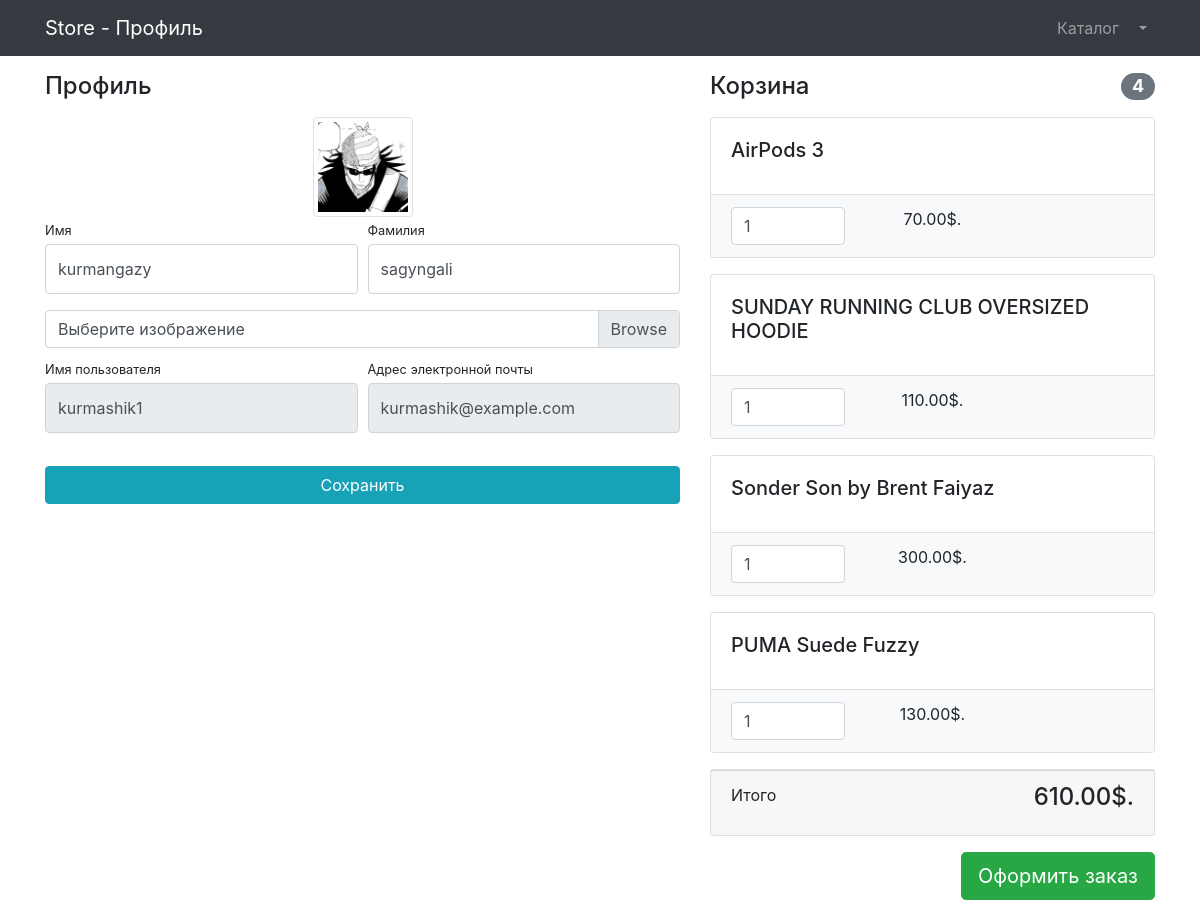
The app's page /users/profile/ (signed in) with its own data.
### users/models.py (models this page shows)
class Users(AbstractUser):
    image = models.ImageField(upload_to='users_images',blank=True, null=True)

### storeProducts/models.py (models this page shows, shortened)
class Basket(models.Model):
    user = models.ForeignKey(to=Users, on_delete=models.CASCADE)
    product = models.ForeignKey(to=storeProducts, on_delete=models.CASCADE)
    quantity = models.PositiveIntegerField(default=0)
    created_timestamp = models.DateTimeField(auto_now_add=True)
    objects = BasketQuerySet.as_manager()
    def sum(self):
        return self.product.price * self.quantity

class storeProducts(models.Model):
    name = models.CharField(max_length=255)
    price = models.DecimalField(max_digits=10, decimal_places=2)
    description = models.TextField(blank=True)
    quantity = models.PositiveIntegerField()
    image = models.TextField()
    category = models.ForeignKey(
    storeCategories,
    on_delete=models.CASCADE,
    null=True,
    blank=True
)
    class Meta:
        verbose_name = 'Product'
        verbose_name_plural = 'Products'

### users/views.py (the view)
# urls.py: path('profile/', user_views.profile_view, name='profile'),
@login_required
def profile_view(request):
    if request.method == 'POST':
        form = UserProfileForm(instance=request.user, data=request.POST, files=request.FILES)
        if form.is_valid():
            form.save()
            return HttpResponseRedirect(reverse('users:profile'))
        else:
            print(form.errors)
    else:
        form = UserProfileForm(instance=request.user)
    context = {
        'title': 'Store - Профиль',
        'form': form,
        'baskets': Basket.objects.filter(user=request.user)
       }
    return render(request, 'users/profile.html', context)

### users/forms.py
class UserProfileForm(UserChangeForm):
    first_name = forms.CharField(widget=forms.TextInput(attrs={
        'class': 'form-control py-4'}))
    last_name = forms.CharField(widget=forms.TextInput(attrs={
        'class': 'form-control py-4'}))
    image = forms.ImageField(widget=forms.FileInput(attrs={
        'class': 'custom-file-input'}),required=False)
    username = forms.CharField(widget=forms.TextInput(attrs={
        'class': 'form-control py-4', 'readonly': True}))
    email = forms.CharField(widget=forms.TextInput(attrs={
        'class': 'form-control py-4', 'readonly': True}))
    class Meta:
        model = Users
        fields = ('first_name', 'last_name', 'image', 'username', 'email')

### storeProducts/models.py (called while the page is built)
    def total_sum(self):
        return sum(basket.sum() for basket in self)

    def total_quantity(self):
        return sum(basket.quantity for basket in self)

### users/templates/users/profile.html (shortened to what this page needs)
{% extends "storeProducts/base.html" %}
{%load static%}
{% block css %}
    <link href="{%static "vendor/css/profile.css"%}" rel="stylesheet">
{% endblock css %}
{% block content %}
    <div class="container">
        <div class="row">
            <div class="col-lg-7">
                <h4 class="mt-3 mb-3">Профиль</h4>
                <div class="col-lg-12 text-center">
                    <img width="100" height="100"
                        src="{% if user.image %} {{ user.image.url }} {%  else  %} {% static '\vendor\img\users\default_avatar.jpg' %} {% endif %}"
                        class="img-thumbnail">
                </div>
                <form action="{% url 'users:profile' %}" method="post" enctype="multipart/form-data">
                    <div class="form-row">
                        <div class="col-lg-6">
                            <div class="form-group">
                                <label class="small mb-1" for="{{ form.first_name.id_for_label}}">Имя</label>
                                {{ form.first_name }}
                            </div>
                        </div>
                        <div class="col-lg-6">
                            <div class="form-group">
                                <label class="small mb-1" for="{{ form.last_name.id_for_label}}">Фамилия</label>
                               {{ form.last_name }}
                            </div>
                        </div>
                    </div>
                    <div class="form-row mb-2">
                        <div class="col-lg-12">
                            <div class="custom-file">
                                <label class="custom-file-label" for="{{ form.image.id_for_label }}">Выберите изображение</label>
                            </div>
                        </div>
                    </div>
                    <div class="form-row">
                        <div class="col-lg-6">
                            <label class="small mb-1" for="{{ form.username.id_for_label }}">Имя пользователя</label>
                           {{ form.username }}
                        </div>
                        <div class="col-lg-6">
                            <label class="small mb-1" for="{{ form.email.id_for_label }}">Адрес электронной
                                почты</label>
                           {{ form.email }}
                        </div>
                    </div>
                    <div class="form-row">
                        <div class="col-lg-12" style="margin-top: 33px;">
                            <input class="btn btn-info btn-block" type="submit" value="Сохранить">
                        </div>
                    </div>
                </form>
            </div>
            <div class="col-lg-5">
                {% include "storeProducts/basket.html" %}
            </div>
        </div>
    </div>
{% endblock %}

### storeProducts/templates/storeProducts/base.html (shortened to what this page needs)
{% load static %}
<!DOCTYPE html>
<html lang="en">
<head>
    <link href="{%static "vendor/bootstrap/css/bootstrap.min.css"%}" rel="stylesheet">
    {% block css %}{% endblock %}
</head>
<body>
<nav class="navbar navbar-expand-lg navbar-dark bg-dark fixed-top">
    <div class="container">
        <a class="navbar-brand" href="{% url 'products:main' %}">{{title}}</a>
        <div class="collapse navbar-collapse" id="navbarResponsive">
            <ul class="navbar-nav ml-auto">
                <li class="nav-item">
                    <a class="nav-link" href="{% url 'products:products' %}">Каталог  </a>
                </li>
                {%if user.is_authenticated %}
                <li class="nav-item dropdown">
                    <a class="nav-link dropdown-toggle" href="#" id="navbarDropdown" role="button"
                       data-bs-toggle="dropdown" aria-expanded="false">
                    </a>
                    {% else %}
                        <li class="nav-item">
                            <a class="nav-link" href="{% url 'users:login' %}">Войти <i class="fas fa-sign-in-alt"></i></a>
                        </li>
                    {% endif %}
            </ul>
        </div>
    </div>
</nav>
{% block content %}{% endblock %}
</body>
</html>

### storeProducts/templates/storeProducts/basket.html (shortened to what this page needs)
    {% if baskets %}
            <h4 class="mt-3 mb-3 d-flex justify-content-between align-items-center mb-3">
                Корзина <span class="badge badge-secondary badge-pill">{{ baskets.total_quantity }}</span>
            </h4>
                {% for basket in baskets %}
                <div class="card mb-3">
                    <div class="card-body">
                        <h5 class="card-title">{{ basket.product.name}}</h5>
                    </div>
                    <ul class="list-group list-group-flush">
                        <li class="list-group-item bg-light">
                            <div class="row text-center">
                                <div class="col-lg-4">
                                    <input name="basketID" type="number" class="form-control"
                                        value="{{basket.quantity}}" min="0">
                                </div>
                                <div class="col-lg-4">{{ basket.sum }}$.</div>
                                <div class="col-lg-4">
                                </div>
                            </div>
                        </li>
                    </ul>
                </div>
                {% endfor %}
                <div class="card mb-3">
                    <div class="card-footer">
                        <p class="float-left">Итого</p>
                        <h4 class="float-right">{{ baskets.total_sum }}$.</h4>
                    </div>
                </div>
                <a class="btn btn-success btn-lg float-right" href="../orders/order-create.html">
                    Оформить заказ
                </a>
    {%else%}
        <h4 class="mt-3 mb-3 d-flex justify-content-between align-items-center mb-3">
            Корзина пуста
        </h4>
    {% endif %}

### records on screen
Users: image (picture), first_name "kurmangazy", last_name "sagyngali", username "kurmashik1", email "kurmashik@example.com"
Basket: total_quantity "4", product.name "AirPods 3", basketID "1", sum "70.00", total_sum "610.00"
Basket: product.name "SUNDAY RUNNING CLUB OVERSIZED HOODIE", basketID "1", sum "110.00"
Basket: product.name "Sonder Son by Brent Faiyaz", basketID "1", sum "300.00"
Basket: product.name "PUMA Suede Fuzzy", basketID "1", sum "130.00"

### other values on screen
{{ title }} "Store - Профиль"
